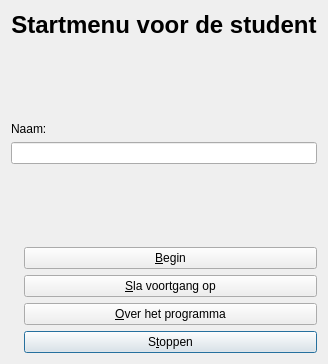
<?xml version="1.0" encoding="UTF-8"?>
<ui version="4.0">
 <class>QtPvdbStudentMenuDialog</class>
 <widget class="QDialog" name="QtPvdbStudentMenuDialog">
  <property name="geometry">
   <rect>
    <x>0</x>
    <y>0</y>
    <width>328</width>
    <height>364</height>
   </rect>
  </property>
  <property name="windowTitle">
   <string>Mijn persoonlijke werktheorie, programma voor de student</string>
  </property>
  <property name="windowIcon">
   <iconset resource="Brainweaver.qrc">
    <normaloff>:/images/PicArrow14x14.png</normaloff>:/images/PicArrow14x14.png</iconset>
  </property>
  <layout class="QGridLayout" name="gridLayout">
   <item row="8" column="1">
    <widget class="QPushButton" name="button_quit">
     <property name="text">
      <string>S&amp;toppen</string>
     </property>
    </widget>
   </item>
   <item row="5" column="1">
    <widget class="QPushButton" name="button_start">
     <property name="text">
      <string>&amp;Begin</string>
     </property>
    </widget>
   </item>
   <item row="7" column="1">
    <widget class="QPushButton" name="button_about">
     <property name="text">
      <string>&amp;Over het programma</string>
     </property>
    </widget>
   </item>
   <item row="6" column="1">
    <widget class="QPushButton" name="button_save">
     <property name="text">
      <string>&amp;Sla voortgang op</string>
     </property>
    </widget>
   </item>
   <item row="1" column="1">
    <spacer name="verticalSpacer">
     <property name="orientation">
      <enum>Qt::Vertical</enum>
     </property>
     <property name="sizeHint" stdset="0">
      <size>
       <width>20</width>
       <height>40</height>
      </size>
     </property>
    </spacer>
   </item>
   <item row="4" column="1">
    <spacer name="verticalSpacer_2">
     <property name="orientation">
      <enum>Qt::Vertical</enum>
     </property>
     <property name="sizeHint" stdset="0">
      <size>
       <width>20</width>
       <height>40</height>
      </size>
     </property>
    </spacer>
   </item>
   <item row="5" column="0">
    <widget class="QLabel" name="label">
     <property name="sizePolicy">
      <sizepolicy hsizetype="Maximum" vsizetype="Preferred">
       <horstretch>0</horstretch>
       <verstretch>0</verstretch>
      </sizepolicy>
     </property>
     <property name="text">
      <string/>
     </property>
     <property name="pixmap">
      <pixmap resource="Brainweaver.qrc">:/images/PicCreateAssessment.png</pixmap>
     </property>
    </widget>
   </item>
   <item row="6" column="0">
    <widget class="QLabel" name="label_2">
     <property name="sizePolicy">
      <sizepolicy hsizetype="Maximum" vsizetype="Preferred">
       <horstretch>0</horstretch>
       <verstretch>0</verstretch>
      </sizepolicy>
     </property>
     <property name="text">
      <string/>
     </property>
     <property name="pixmap">
      <pixmap resource="Brainweaver.qrc">:/images/PicSave.png</pixmap>
     </property>
    </widget>
   </item>
   <item row="7" column="0">
    <widget class="QLabel" name="label_3">
     <property name="sizePolicy">
      <sizepolicy hsizetype="Maximum" vsizetype="Preferred">
       <horstretch>0</horstretch>
       <verstretch>0</verstretch>
      </sizepolicy>
     </property>
     <property name="text">
      <string/>
     </property>
     <property name="pixmap">
      <pixmap resource="Brainweaver.qrc">:/images/PicAbout.png</pixmap>
     </property>
    </widget>
   </item>
   <item row="8" column="0">
    <widget class="QLabel" name="label_4">
     <property name="sizePolicy">
      <sizepolicy hsizetype="Maximum" vsizetype="Preferred">
       <horstretch>0</horstretch>
       <verstretch>0</verstretch>
      </sizepolicy>
     </property>
     <property name="text">
      <string/>
     </property>
     <property name="pixmap">
      <pixmap resource="Brainweaver.qrc">:/images/PicQuit.png</pixmap>
     </property>
    </widget>
   </item>
   <item row="3" column="0" colspan="2">
    <widget class="QLineEdit" name="edit_name">
     <property name="text">
      <string/>
     </property>
    </widget>
   </item>
   <item row="2" column="0" colspan="2">
    <widget class="QLabel" name="label_name">
     <property name="text">
      <string>Naam:</string>
     </property>
    </widget>
   </item>
   <item row="0" column="0" colspan="2">
    <widget class="QLabel" name="title">
     <property name="font">
      <font>
       <pointsize>18</pointsize>
       <weight>75</weight>
       <bold>true</bold>
      </font>
     </property>
     <property name="text">
      <string>Startmenu voor de student</string>
     </property>
     <property name="alignment">
      <set>Qt::AlignCenter</set>
     </property>
    </widget>
   </item>
  </layout>
 </widget>
 <tabstops>
  <tabstop>edit_name</tabstop>
  <tabstop>button_start</tabstop>
  <tabstop>button_save</tabstop>
  <tabstop>button_about</tabstop>
  <tabstop>button_quit</tabstop>
 </tabstops>
 <resources>
  <include location="Brainweaver.qrc"/>
 </resources>
 <connections/>
</ui>
